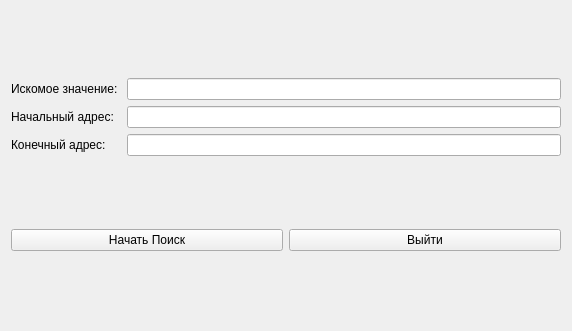
<?xml version="1.0" encoding="UTF-8"?>
<ui version="4.0">
 <class>FindWidget</class>
 <widget class="QWidget" name="FindWidget">
  <property name="geometry">
   <rect>
    <x>0</x>
    <y>0</y>
    <width>572</width>
    <height>331</height>
   </rect>
  </property>
  <property name="windowTitle">
   <string>Form</string>
  </property>
  <layout class="QVBoxLayout" name="verticalLayout">
   <item>
    <layout class="QGridLayout" name="gridLayout">
     <item row="0" column="0" colspan="2">
      <widget class="QLabel" name="labelTextValue">
       <property name="text">
        <string>Искомое значение: </string>
       </property>
      </widget>
     </item>
     <item row="0" column="2">
      <widget class="QLineEdit" name="lineValue"/>
     </item>
     <item row="1" column="0" colspan="2">
      <widget class="QLabel" name="labelTextStart">
       <property name="text">
        <string>Начальный адрес: </string>
       </property>
      </widget>
     </item>
     <item row="1" column="2">
      <widget class="QLineEdit" name="lineStartAddress"/>
     </item>
     <item row="2" column="0">
      <widget class="QLabel" name="labelTextEnd">
       <property name="text">
        <string>Конечный адрес: </string>
       </property>
      </widget>
     </item>
     <item row="2" column="2">
      <widget class="QLineEdit" name="lineEndAddress"/>
     </item>
    </layout>
   </item>
   <item>
    <layout class="QHBoxLayout" name="horizontalLayout">
     <item>
      <widget class="QPushButton" name="buttonStart">
       <property name="text">
        <string>Начать Поиск</string>
       </property>
      </widget>
     </item>
     <item>
      <widget class="QPushButton" name="buttonExit">
       <property name="text">
        <string>Выйти</string>
       </property>
      </widget>
     </item>
    </layout>
   </item>
  </layout>
 </widget>
 <resources/>
 <connections/>
</ui>
